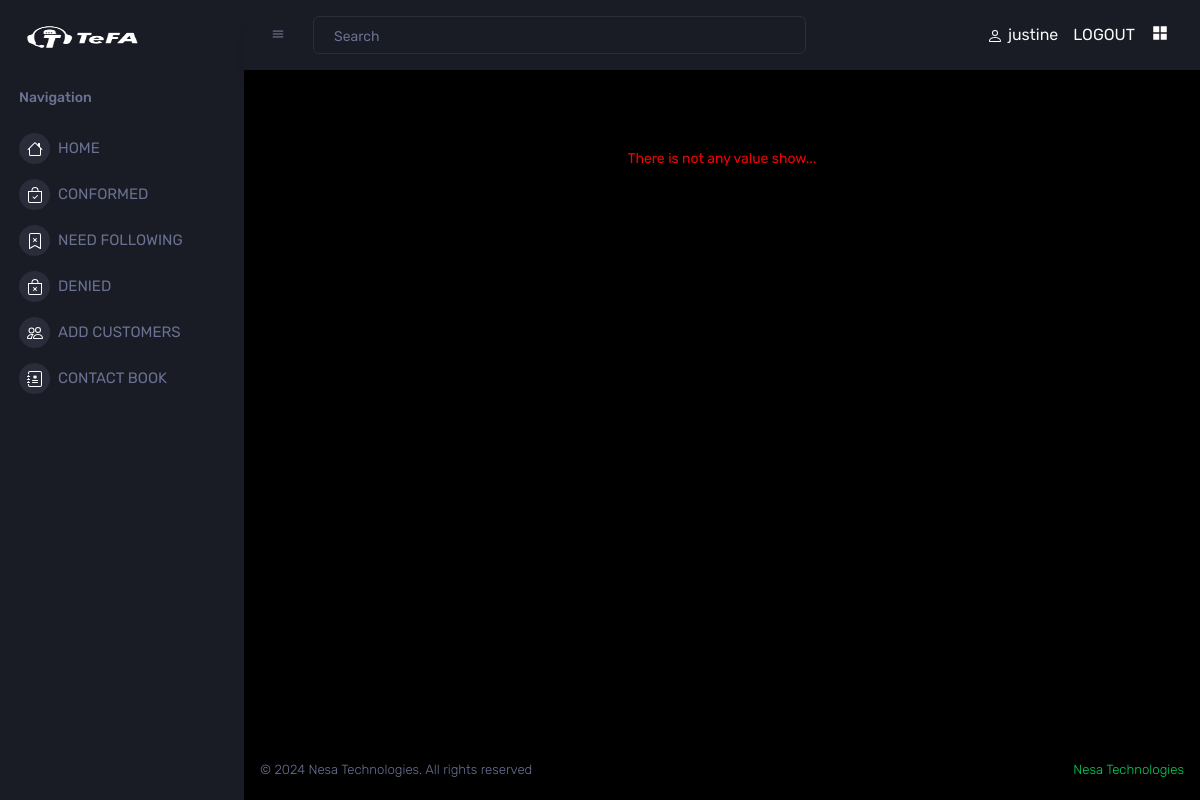
The app's page /contactbook/ (signed in), older data.
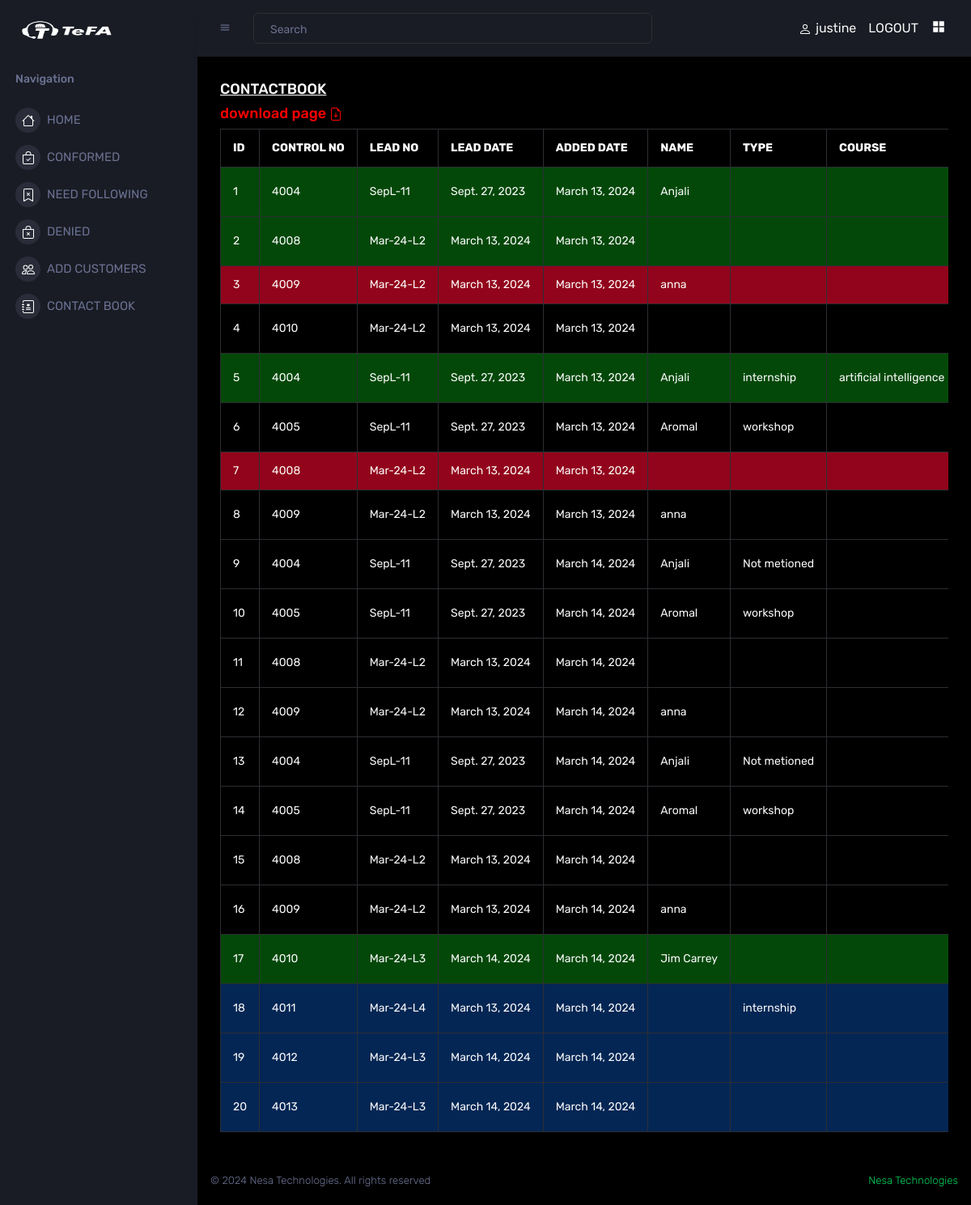
The same page, newer data.
### TeFAapp/models.py (models this page shows, shortened)
class Lead(models.Model):
    control_no = models.IntegerField()
    date_time_added = models.DateField(("Date"), default=datetime.date.today)
    lead_given_date = models.DateField()
    lead_no = models.CharField(max_length=10, blank=True, null=True, validators=[alphanumeric])
    name = models.CharField(max_length= 50)
    course_type = models.CharField(max_length=20, default="")
    course = models.CharField(max_length=50)
    phone_no = models.IntegerField()
    email = models.EmailField(max_length=30)
    place = models.CharField(max_length=50)
    remark = models.CharField(max_length=250)
    status = models.IntegerField(default=0)
    source = models.CharField(max_length=100, default='')
    degree = models.CharField(max_length=250, default='')

### TeFAapp/views.py (the view)
# urls.py: path('contactbook/', views.contactbook, name='contactbook'),
def contactbook(request):
    if 'username' in request.session:
        data = Lead.objects.all()
        return render(request,'contactbook.html',{'data':data})
    else:
        return redirect('/')

### templates/contactbook.html (shortened to what this page needs)
{% extends 'base.html' %}
{% block content %}
{% load static %}
<!DOCTYPE html>
<html>
<head>
</head>
<body>
 {% if data %}
            <h4><u>CONTACTBOOK</u></h4>
            <a href="{% url 'export_to_excel' %}">
                <h4 style="color:red;" t>download page
                </h4>
            </a>
        <div class="table-responsive">
            <table class="table table-striped table-bordered">
                <tr>
                    <th>ID</th>
                    <th>CONTROL NO</th>
                    <th>LEAD NO</th>
                    <th>LEAD DATE</th>
                    <th>ADDED DATE</th>
                    <th>NAME</th>
                    <th>TYPE</th>
                    <th>COURSE</th>
                </tr>
                {% for i in data %}
                {% if i.status == 0 %}
                    <tr style="background-color:#042654;">
                        <td>{{forloop.counter}}</td>
                        <td>{{i.control_no}}</td>
                        <td>{{i.lead_no}}</td>
                        <td>{{i.lead_given_date}}</td>
                        <td>{{i.date_time_added}}</td>
                        <td>{{i.name}}</td>
                        <td>{{i.course_type}}</td>
                        <td>{{i.course}}</td>
                    </tr>
                {% elif i.status == 1 %}
                    <tr style="background-color:#034809;">
                        <td>{{forloop.counter}}</td>
                        <td>{{i.control_no}}</td>
                        <td>{{i.lead_no}}</td>
                        <td>{{i.lead_given_date}}</td>
                        <td>{{i.date_time_added}}</td>
                        <td>{{i.name}}</td>
                        <td>{{i.course_type}}</td>
                        <td>{{i.course}}</td>
                    </tr>
                {% elif i.status == 2 %}
                    <tr >
                        <td>{{forloop.counter}}</td>
                        <td>{{i.control_no}}</td>
                        <td>{{i.lead_no}}</td>
                        <td>{{i.lead_given_date}}</td>
                        <td>{{i.date_time_added}}</td>
                        <td>{{i.name}}</td>
                        <td>{{i.course_type}}</td>
                        <td>{{i.course}}</td>
                    </tr>
                {% elif i.status == 3 %}
                    <tr style="background-color:#92041b;">
                        <td>{{forloop.counter}}</td>
                        <td>{{i.control_no}}</td>
                        <td>{{i.lead_no}}</td>
                        <td>{{i.lead_given_date}}</td>
                        <td>{{i.date_time_added}}</td>
                        <td>{{i.name}}</td>
                        <td>{{i.course_type}}</td>
                        <td>{{i.course}}</td>
                    </tr>
                    {% endif %}
                {% endfor %}
            </table>
        </div>
  {% else %}
        <br>
        <br>
        <p align="center" style="color:red;"> There is not any value show... </p>
  {% endif %}
</body>
{% endblock %}

Row changes from the older to the newer data that the page shows:
added Lead: control_no "4004", lead_no "SepL-11", lead_given_date "Sept. 27, 2023", date_time_added "March 13, 2024", name "Anjali"
added Lead: control_no "4008", lead_no "Mar-24-L2", lead_given_date "March 13, 2024", date_time_added "March 13, 2024"
added Lead: control_no "4009", lead_no "Mar-24-L2", lead_given_date "March 13, 2024", date_time_added "March 13, 2024", name "anna"
added Lead: control_no "4010", lead_no "Mar-24-L2", lead_given_date "March 13, 2024", date_time_added "March 13, 2024"
added Lead: control_no "4004", lead_no "SepL-11", lead_given_date "Sept. 27, 2023", date_time_added "March 13, 2024", name "Anjali", course_type "internship", course "artificial intelligence"
added Lead: control_no "4005", lead_no "SepL-11", lead_given_date "Sept. 27, 2023", date_time_added "March 13, 2024", name "Aromal", course_type "workshop"
added Lead: control_no "4008", lead_no "Mar-24-L2", lead_given_date "March 13, 2024", date_time_added "March 13, 2024"
added Lead: control_no "4009", lead_no "Mar-24-L2", lead_given_date "March 13, 2024", date_time_added "March 13, 2024", name "anna"
added Lead: control_no "4004", lead_no "SepL-11", lead_given_date "Sept. 27, 2023", date_time_added "March 14, 2024", name "Anjali", course_type "Not metioned"
added Lead: control_no "4005", lead_no "SepL-11", lead_given_date "Sept. 27, 2023", date_time_added "March 14, 2024", name "Aromal", course_type "workshop"
added Lead: control_no "4008", lead_no "Mar-24-L2", lead_given_date "March 13, 2024", date_time_added "March 14, 2024"
added Lead: control_no "4009", lead_no "Mar-24-L2", lead_given_date "March 13, 2024", date_time_added "March 14, 2024", name "anna"
added Lead: control_no "4004", lead_no "SepL-11", lead_given_date "Sept. 27, 2023", date_time_added "March 14, 2024", name "Anjali", course_type "Not metioned"
added Lead: control_no "4005", lead_no "SepL-11", lead_given_date "Sept. 27, 2023", date_time_added "March 14, 2024", name "Aromal", course_type "workshop"
added Lead: control_no "4008", lead_no "Mar-24-L2", lead_given_date "March 13, 2024", date_time_added "March 14, 2024"
added Lead: control_no "4009", lead_no "Mar-24-L2", lead_given_date "March 13, 2024", date_time_added "March 14, 2024", name "anna"
added Lead: control_no "4010", lead_no "Mar-24-L3", lead_given_date "March 14, 2024", date_time_added "March 14, 2024", name "Jim Carrey"
added Lead: control_no "4011", lead_no "Mar-24-L4", lead_given_date "March 13, 2024", date_time_added "March 14, 2024", course_type "internship"
added Lead: control_no "4012", lead_no "Mar-24-L3", lead_given_date "March 14, 2024", date_time_added "March 14, 2024"
added Lead: control_no "4013", lead_no "Mar-24-L3", lead_given_date "March 14, 2024", date_time_added "March 14, 2024"
Text that changed along with them:
text no longer shown: "There is not any value show..."
text now shown: "CONTACTBOOK download page ID CONTROL NO LEAD NO LEAD DATE ADDED DATE NAME TYPE COURSE"
